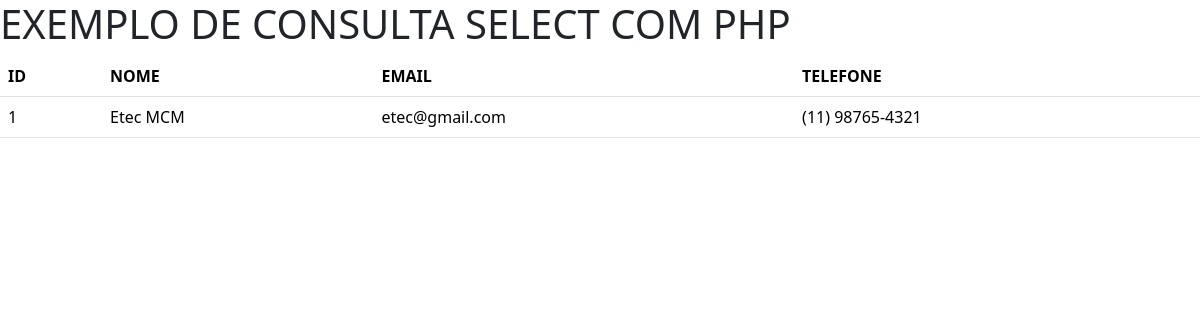
/painel/exemplo_select.php, run on an earlier commit of the app's database.
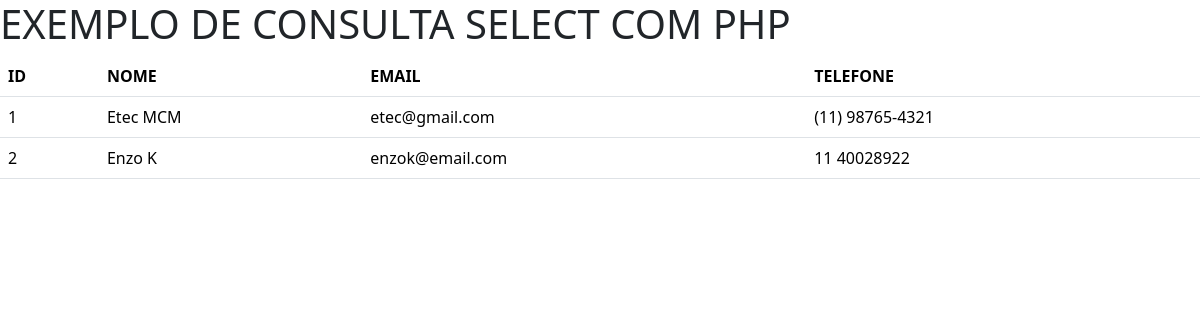
And on a later commit of the database.
### tables this page shows
CREATE TABLE `clientes` (
  `id_cliente` int(11) NOT NULL,
  `nome_cliente` varchar(255) NOT NULL,
  `email_cliente` varchar(255) NOT NULL,
  `telefone` varchar(255) NOT NULL
);

### painel/exemplo_select.php (the view, shortened to what this page needs)
<?php
    include 'conecta.php';
?>
<!DOCTYPE html>
<html lang="en">
<head>
    <link href="https://cdn.jsdelivr.net/npm/bootstrap@5.3.3/dist/css/bootstrap.min.css" rel="stylesheet">
</head>
<body>
    <h1>EXEMPLO DE CONSULTA SELECT COM PHP</h1>
<table class="table">
  <thead>
    <tr>
      <th scope="col">ID</th>
      <th scope="col">NOME</th>
      <th scope="col">EMAIL</th>
      <th scope="col">TELEFONE</th>
    </tr>
  </thead>
  <tbody>
  <?php
        $sql = "SELECT * FROM clientes";
        $consulta = $conexao->query($sql);
        while($dados = $consulta->fetch_assoc()){
            echo "<tr>";
            echo "<td>". $dados['id_cliente']."</td>";
            echo "<td>". $dados['nome_cliente']."</td>";
            echo "<td>". $dados['email_cliente']."</td>";
            echo "<td>". $dados['telefone']."</td>";
            echo "</tr>";
        }
    ?>
</tbody>
</table>
</body>
</html>

What changed in the data, as far as the page shows it:
added clientes: id_cliente "2", nome_cliente "Enzo K", email_cliente "enzok@email.com", telefone "11 40028922"
